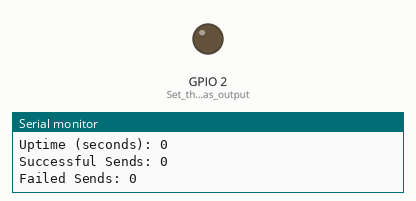
Simulated run of this program. Board: ESP32. Shown: output pins drawn as LEDs (lit = HIGH), the last lines printed to the serial monitor. WiFi joins after 1.5 s; servers stay silent unless stated.

Above: at 0.1 s.
At 2.1 s:
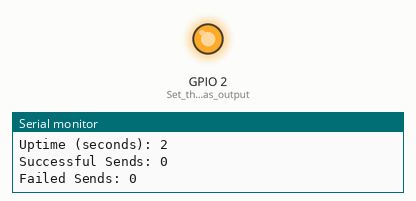
Timing chart, 0 to 3.6 s (numbered marks = the images above):
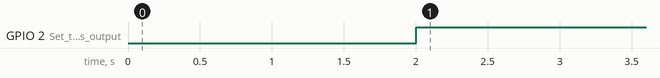

The program:

main.cpp
```cpp
#include <Arduino.h>
#include <WiFi.h>
#include <HTTPClient.h>

#define WIFI_SSID "coldfire"
#define WIFI_PASSWORD "1234567890"

// Replace with your server address
const char* serverName = "http://your-server-address/api";

unsigned long previousMillis = 0;
const long interval = 10000; // Interval to send message (10 seconds)

// Stability monitoring variables
unsigned long uptimeMillis = 0;
unsigned int successfulSends = 0;
unsigned int failedSends = 0;

bool isConnected = false;

void setup() {
  Serial.begin(921600);  // Initialize serial communication at 921600 baud
  pinMode(LED_BUILTIN, OUTPUT);  // Set the LED pin as output

  WiFi.begin(WIFI_SSID, WIFI_PASSWORD);  // Start WiFi connection

  Serial.println("Starting...");  // Print starting message
}

void sendMessage() {
  if (WiFi.status() == WL_CONNECTED) {
    HTTPClient http;
    http.begin(serverName);

    int httpResponseCode = http.GET();

    if (httpResponseCode == HTTP_CODE_OK) { // Check if the response code is 200 (HTTP OK)
      String response = http.getString();
      Serial.print("HTTP Response code: ");
      Serial.println(httpResponseCode);
      successfulSends++;
    } else {
      Serial.print("Error code: ");
      Serial.println(httpResponseCode);
      failedSends++;
    }

    http.end();
  } else {
    Serial.println("WiFi Disconnected. Reconnecting...");
    failedSends++;
  }
}

void loop() {
  // Check the Wi-Fi connection status
  if (WiFi.status() == WL_CONNECTED) {
    if (!isConnected) {
      Serial.println("Connected to WiFi");  // Message when connected
      digitalWrite(LED_BUILTIN, HIGH);  // Turn on the LED
      isConnected = true;
    }
  } else {
    if (isConnected) {
      Serial.println("Disconnected from WiFi");  // Message when disconnected
      digitalWrite(LED_BUILTIN, LOW);  // Turn off the LED
      isConnected = false;
    }
  }

  unsigned long currentMillis = millis();

  // Check if it's time to send a message
  if (currentMillis - previousMillis >= interval) {
    previousMillis = currentMillis;
    sendMessage();
  }

  // Monitor device stability (e.g., uptime)
  uptimeMillis = millis();
  Serial.print("Uptime (seconds): ");
  Serial.println(uptimeMillis / 1000);
  Serial.print("Successful Sends: ");
  Serial.println(successfulSends);
  Serial.print("Failed Sends: ");
  Serial.println(failedSends);
  delay(1000);  // Adjust as needed
}
```

Measured:
- by itself, GPIO 2 (Set_the_LED_pin_as_output): LOW → HIGH at 2.0 s
